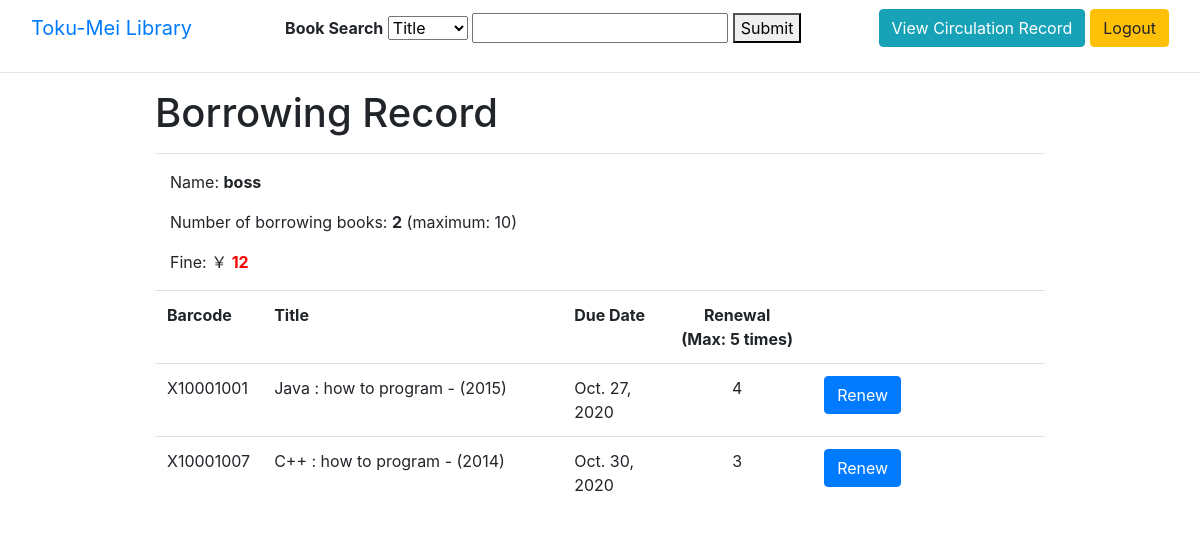
Page /viewrecord (signed in) on the committed database.
### catalogue/models.py (models this page shows, shortened)
class CircAccount(models.Model):
    user = models.OneToOneField(User, on_delete=models.CASCADE)
    activated = models.BooleanField(default=True)
    fine = models.IntegerField(blank=True, null=True, default=0)
    hold = models.IntegerField(blank=True, null=True, default=0)

class Bookitem(models.Model):
    LOCATION = (
        ('1/F Collection', '1/F Collection'),
        ('2/F Collection', '2/F Collection'),
        ('3/F Collection', '3/F Collection'),
        ('1/F Reference Section', '1/F Reference Section')
    )
    STATUS = (
        ('available', 'available'),
        ('checked-out', 'checked-out'),
        ('on holdshelf', 'on holdshelf'),
        ('lib use only', 'lib use only'),
        ('in purchase', 'in purchase'),
        ('in process', 'in process'),
        ('library display', 'library display'),
        ('lost', 'lost'),
        ('withdrawn', 'withdrawn')
    )
    title = models.ForeignKey(Booktitle, on_delete=models.CASCADE)
    barcode = models.CharField(max_length=10, unique=True)
    location = models.CharField(max_length=25, choices=LOCATION)
    callno = models.CharField(max_length=100)
    status = models.CharField(max_length=25, choices=STATUS)
    duedate = models.DateField(blank=True, null=True)
    current_user = models.ForeignKey(User, on_delete=models.CASCADE, blank=True, null=True, related_name="user_in_use")
    previous_user = models.ForeignKey(User, on_delete=models.CASCADE, blank=True, null=True, related_name="user_previous_use")
    total_checkedout = models.IntegerField(default=0)
    renewal = models.IntegerField(default=0)
    created_on = models.DateTimeField(auto_now=True)
    updated_on = models.DateTimeField(auto_now_add=True)
    message = models.CharField(max_length=100, blank=True, null=True)
    holdlist = models.CharField(max_length=200, blank=True, null=True)

class Booktitle(models.Model):
    title = models.CharField(max_length=250)
    author = models.TextField(blank=True, null=True)
    edition = models.CharField(max_length=100, blank=True, null=True)
    publisher = models.CharField(max_length=250, blank=True, null=True)
    year = models.IntegerField(blank=True, null=True)
    format = models.CharField(max_length=250, blank=True, null=True)
    series = models.TextField(blank=True, null=True)
    subjects = models.TextField(blank=True, null=True)
    note = models.TextField(blank=True, null=True)
    language = models.CharField(max_length=100, blank=True, null=True)
    isbn = models.TextField(blank=True, null=True)
    created_on = models.DateTimeField(auto_now=True)
    updated_on = models.DateTimeField(auto_now_add=True)
    def __str__(self):
        return "{} - ({})".format(self.title, self.year)

### catalogue/views.py (the view)
# urls.py: path('viewrecord', view_record),
@login_required(login_url="/login")
def view_record(request):
    username = request.user
    items = Bookitem.objects.filter(current_user=username)
    user_acc = CircAccount.objects.get(user=username)
    num = len(items)
    for item in items:
        item.message = " "
        n = datetime.date.today() - item.duedate
        if (n.days) > 0:
            item.message = "Overdue {} day(s)".format(n.days)
    context = {
        'items':items,
        'user_acc':user_acc,
        'num': num,
    }
    return render(request, 'account.html', context)

### catalogue/templates/account.html (shortened to what this page needs)
{% extends 'base.html' %}
{% block content %}
<div class="container">
    <h1>Borrowing Record</h1>
    <hr>
    <div class="container">
        <p>Name: <b>{{user_acc.user}}</b></p>
        <p>Number of borrowing books: <b>{{num}}</b> (maximum: 10)</p>
        <p>Fine: ￥
            {% if user_acc.fine == 0 %}
            <b>{{user_acc.fine}}</b></p>
            {% else %}
            <b style="color:red;">{{user_acc.fine}}</b></p>
            {% endif %}
    </div>
    <table class="table">
        <tr>
            <th style="width:100px;">Barcode</th>
            <th style="width:300px;">Title</th>
            <th style="width:100px;">Due Date</th>
            <th style="width:150px;text-align:center;">Renewal<br> (Max: 5 times)</th>
            <th></th>
        </tr>
        {% for item in items %}
        <tr>
            <td>{{item.barcode}}</td>
            <td>{{item.title}}</td>
            <td>{{item.duedate}}</td>
            <td style="text-align:center;">{{item.renewal}}</td>
            <td>
                <form action="/renew_books">
                    {% if item.renewal >= 5 %}
                    <button type="submit" class="btn btn-secondary" disabled>Renew</button>
                    <span style="color:red;">{{item.display_message}}</span><br>
                    <span style="color:red;">You have reached maximum renewals</span>
                    {% else %}
                    <button type="submit" class="btn btn-primary">Renew</button>
                    {% endif %}
                </form>
            </td>
        </tr>
        {% endfor %}
    </table>
</div>
{% endblock content %}

### catalogue/templates/base.html (style rules this page uses)
.container { max-width: 920px; }
table { margin-bottom: 20px; max-width: 900px; }

### rows in the picture
CircAccount: user "boss", fine "12"
Bookitem: barcode "X10001001", title "Java : how to program - (2015)", duedate "Oct. 27, 2020", renewal "4"
Bookitem: barcode "X10001007", title "C++ : how to program - (2014)", duedate "Oct. 30, 2020", renewal "3"

### other values in the picture
{{ num }} "2"
